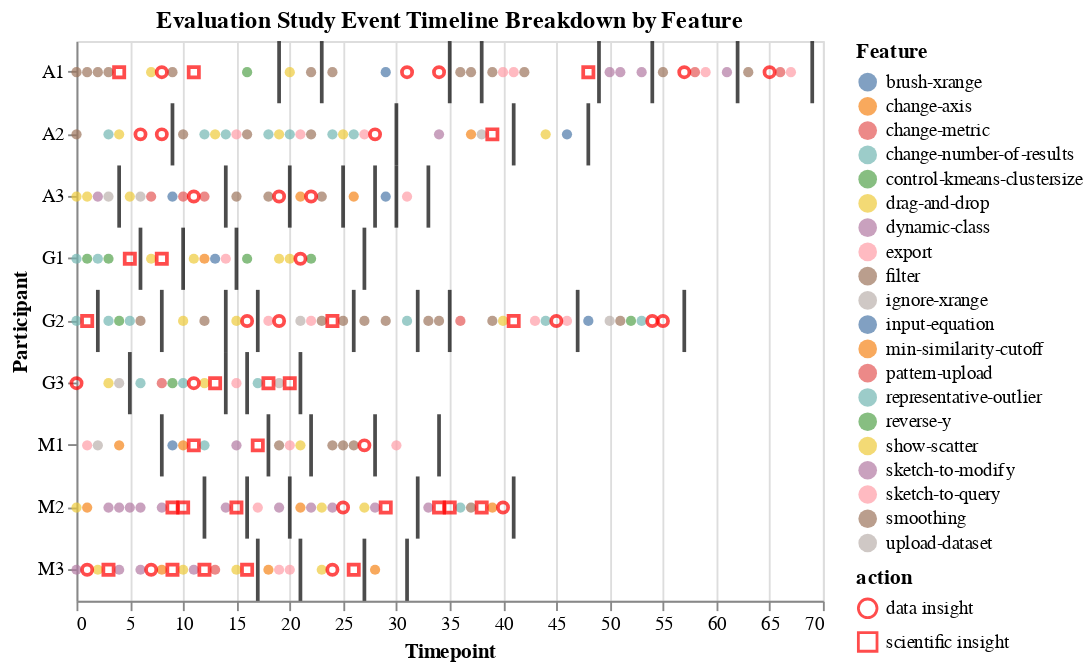

Write notebook code for a chart like this one.
### Code cell
chart = feature_chart+ break_chart + insight_chart
chart.title="Evaluation Study Event Timeline Breakdown by Feature"
chart

### Figure 1 — Vega-Lite specification as saved in the notebook (floating-point values rounded to 4 significant figures; data arrays with more than 128 entries replaced by an {"elided": "..."} marker saying what was removed)
{"$schema": "https://vega.github.io/schema/vega-lite/v2.6.0.json", "config": {"view": {"height": 300, "width": 400}}, "datasets": {"data-37a36f38c40d5a57d4bd1e4da3ff65dd": [{"action": "BR", "t": 2, "user": "G2"}, {"action": "BR", "t": 4, "user": "A3"}, {"action": "BR", "t": 5, "user": "G3"}, {"action": "BR", "t": 6, "user": "G1"}, {"action": "BR", "t": 8, "user": "G2"}, {"action": "BR", "t": 8, "user": "M1"}, {"action": "BR", "t": 9, "user": "A2"}, {"action": "BR", "t": 10, "user": "G1"}, {"action": "BR", "t": 12, "user": "M2"}, {"action": "BR", "t": 14, "user": "A3"}, {"action": "BR", "t": 14, "user": "G2"}, {"action": "BR", "t": 14, "user": "G3"}, {"action": "BR", "t": 15, "user": "G1"}, {"action": "BR", "t": 16, "user": "G3"}, {"action": "BR", "t": 16, "user": "M2"}, {"action": "BR", "t": 17, "user": "G2"}, {"action": "BR", "t": 17, "user": "M3"}, {"action": "BR", "t": 18, "user": "M1"}, {"action": "BR", "t": 19, "user": "A1"}, {"action": "BR", "t": 20, "user": "A3"}, {"action": "BR", "t": 20, "user": "M2"}, {"action": "BR", "t": 21, "user": "G3"}, {"action": "BR", "t": 21, "user": "M3"}, {"action": "BR", "t": 22, "user": "M1"}, {"action": "BR", "t": 23, "user": "A1"}, {"action": "BR", "t": 25, "user": "A3"}, {"action": "BR", "t": 26, "user": "G2"}, {"action": "BR", "t": 27, "user": "G1"}, {"action": "BR", "t": 27, "user": "M3"}, {"action": "BR", "t": 28, "user": "A3"}, {"action": "BR", "t": 28, "user": "M1"}, {"action": "BR", "t": 30, "user": "A2"}, {"action": "BR", "t": 30, "user": "A3"}, {"action": "BR", "t": 31, "user": "M3"}, {"action": "BR", "t": 32, "user": "G2"}, {"action": "BR", "t": 32, "user": "M2"}, {"action": "BR", "t": 33, "user": "A3"}, {"action": "BR", "t": 34, "user": "M1"}, {"action": "BR", "t": 35, "user": "A1"}, {"action": "BR", "t": 35, "user": "G2"}, {"action": "BR", "t": 38, "user": "A1"}, {"action": "BR", "t": 41, "user": "A2"}, {"action": "BR", "t": 41, "user": "M2"}, {"action": "BR", "t": 47, "user": "G2"}, {"action": "BR", "t": 48, "user": "A2"}, {"action": "BR", "t": 49, "user": "A1"}, {"action": "BR", "t": 54, "user": "A1"}, {"action": "BR", "t": 57, "user": "G2"}, {"action": "BR", "t": 62, "user": "A1"}, {"action": "BR", "t": 69, "user": "A1"}], "data-ae9aad36e5434c34dca00ee24f80aad6": [{"action": "data insight", "t": 0, "user": "G3"}, {"action": "scientific insight", "t": 1, "user": "G2"}, {"action": "data insight", "t": 1, "user": "M3"}, {"action": "scientific insight", "t": 3, "user": "M3"}, {"action": "scientific insight", "t": 4, "user": "A1"}, {"action": "scientific insight", "t": 5, "user": "G1"}, {"action": "data insight", "t": 6, "user": "A2"}, {"action": "data insight", "t": 7, "user": "M3"}, {"action": "data insight", "t": 8, "user": "A1"}, {"action": "data insight", "t": 8, "user": "A2"}, {"action": "scientific insight", "t": 8, "user": "G1"}, {"action": "scientific insight", "t": 9, "user": "M2"}, {"action": "scientific insight", "t": 9, "user": "M3"}, {"action": "scientific insight", "t": 10, "user": "M2"}, {"action": "scientific insight", "t": 11, "user": "A1"}, {"action": "data insight", "t": 11, "user": "A3"}, {"action": "data insight", "t": 11, "user": "G3"}, {"action": "scientific insight", "t": 11, "user": "M1"}, {"action": "scientific insight", "t": 12, "user": "M3"}, {"action": "scientific insight", "t": 13, "user": "G3"}, {"action": "scientific insight", "t": 15, "user": "M2"}, {"action": "data insight", "t": 16, "user": "G2"}, {"action": "scientific insight", "t": 16, "user": "M3"}, {"action": "scientific insight", "t": 17, "user": "M1"}, {"action": "scientific insight", "t": 18, "user": "G3"}, {"action": "data insight", "t": 19, "user": "A3"}, {"action": "data insight", "t": 19, "user": "G2"}, {"action": "scientific insight", "t": 20, "user": "G3"}, {"action": "data insight", "t": 21, "user": "G1"}, {"action": "data insight", "t": 22, "user": "A3"}, {"action": "scientific insight", "t": 24, "user": "G2"}, {"action": "data insight", "t": 24, "user": "M3"}, {"action": "data insight", "t": 25, "user": "M2"}, {"action": "scientific insight", "t": 26, "user": "M3"}, {"action": "data insight", "t": 27, "user": "M1"}, {"action": "data insight", "t": 28, "user": "A2"}, {"action": "scientific insight", "t": 29, "user": "M2"}, {"action": "data insight", "t": 31, "user": "A1"}, {"action": "data insight", "t": 34, "user": "A1"}, {"action": "scientific insight", "t": 34, "user": "M2"}, {"action": "scientific insight", "t": 35, "user": "M2"}, {"action": "scientific insight", "t": 38, "user": "M2"}, {"action": "scientific insight", "t": 39, "user": "A2"}, {"action": "data insight", "t": 40, "user": "M2"}, {"action": "scientific insight", "t": 41, "user": "G2"}, {"action": "data insight", "t": 45, "user": "G2"}, {"action": "scientific insight", "t": 48, "user": "A1"}, {"action": "data insight", "t": 54, "user": "G2"}, {"action": "data insight", "t": 55, "user": "G2"}, {"action": "data insight", "t": 57, "user": "A1"}, {"action": "data insight", "t": 65, "user": "A1"}], "data-b54fc4c4f156a9f57092f6ac56595f38": {"elided": "167 records"}}, "layer": [{"data": {"name": "data-b54fc4c4f156a9f57092f6ac56595f38"}, "encoding": {"color": {"field": "Feature", "type": "nominal"}, "x": {"field": "t", "type": "quantitative"}, "y": {"field": "user", "type": "nominal"}}, "mark": "circle"}, {"data": {"name": "data-37a36f38c40d5a57d4bd1e4da3ff65dd"}, "encoding": {"x": {"field": "t", "type": "quantitative"}, "y": {"field": "user", "type": "nominal"}}, "mark": {"color": "black", "thickness": 2, "type": "tick"}}, {"data": {"name": "data-ae9aad36e5434c34dca00ee24f80aad6"}, "encoding": {"shape": {"field": "action", "type": "nominal"}, "x": {"field": "t", "title": "Timepoint", "type": "quantitative"}, "y": {"field": "user", "title": "Participant", "type": "nominal"}}, "mark": {"color": "red", "shape": "diamond", "type": "point"}}], "title": "Evaluation Study Event Timeline Breakdown by Feature"}
